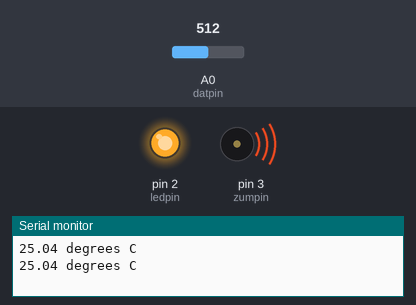
Bench run of a sketch on a simulated Arduino Uno, built with avr-gcc and run on an emulated ATmega328P. Parts: output pins drawn as LEDs (lit = HIGH), buzzer (waves = sounding), the last lines printed to the serial monitor. The test bench sets the inputs (shaded band); at power-on: A0 (datpin) = 512.

Above: at 0.9 s.
1.7 s: A0 (datpin) set to 621
5.2 s: A0 (datpin) set to 641
At 6.2 s:
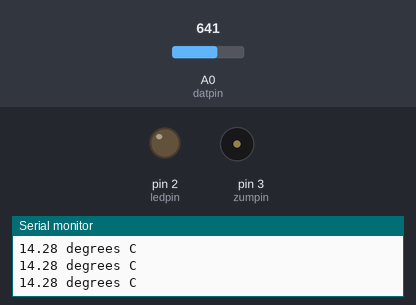
7.1 s: A0 (datpin) set to 511
At 7.78 s:
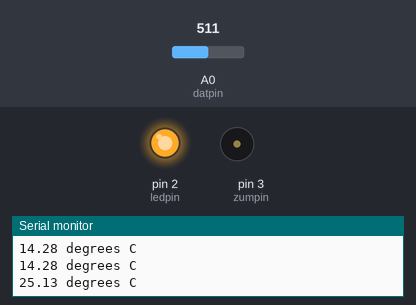
Timing chart, 0 to 16.7 s (numbered marks = the images above; inputs shaded):
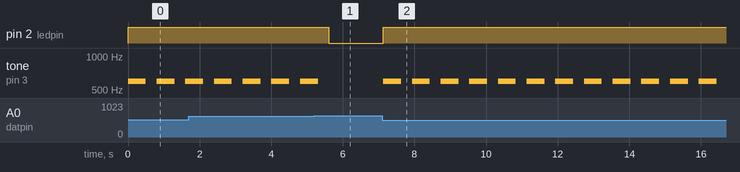

Measured:
- the behaviour switches between 632 and 633 on A0 (datpin) (found by bisection; images 0 and 1)
- after the input at 5.2 s, pin 2 (ledpin): HIGH → LOW after 0.41 s; tone on pin 3 (zumpin): goes on until 5.3 s, then stays silent
- after the input at 7.1 s, pin 2 (ledpin): LOW → HIGH at once; tone on pin 3 (zumpin): alternates 600 Hz for 0.50 s and silent for 0.30 s, starting at once
- by itself, tone on pin 3 (zumpin): alternates 600 Hz for 0.50 s and silent for 0.30 s

The sketch:

lr4_sketch_termistor_blink_zim_copy_copy.ino
```cpp
const int ledpin = 2;
const int zumpin = 3;
const int datpin = A0;

#define beta 4090 // значение беты термистора
float reostat_value = 0.0, temp = 0.0;

void setup()
{
  Serial.begin(9600);
  pinMode(ledpin, OUTPUT);
  pinMode(zumpin, OUTPUT);
  pinMode(datpin, INPUT);
}
void loop() {

  reostat_value = analogRead(datpin);
  temp = beta /(beta / 298.0 - log((1025.0 * 10 / reostat_value - 10) / 10)) - 273.0; // Цельсия;
  Serial.print(temp);
  Serial.println(" degrees C");

  if (temp >= 15.0) {
    digitalWrite(ledpin, HIGH);
    tone(zumpin, 600);
    delay(500);
    noTone(zumpin);
    delay(300);
  } else {
    digitalWrite(ledpin, LOW);
    noTone(zumpin);
  }
}
```
